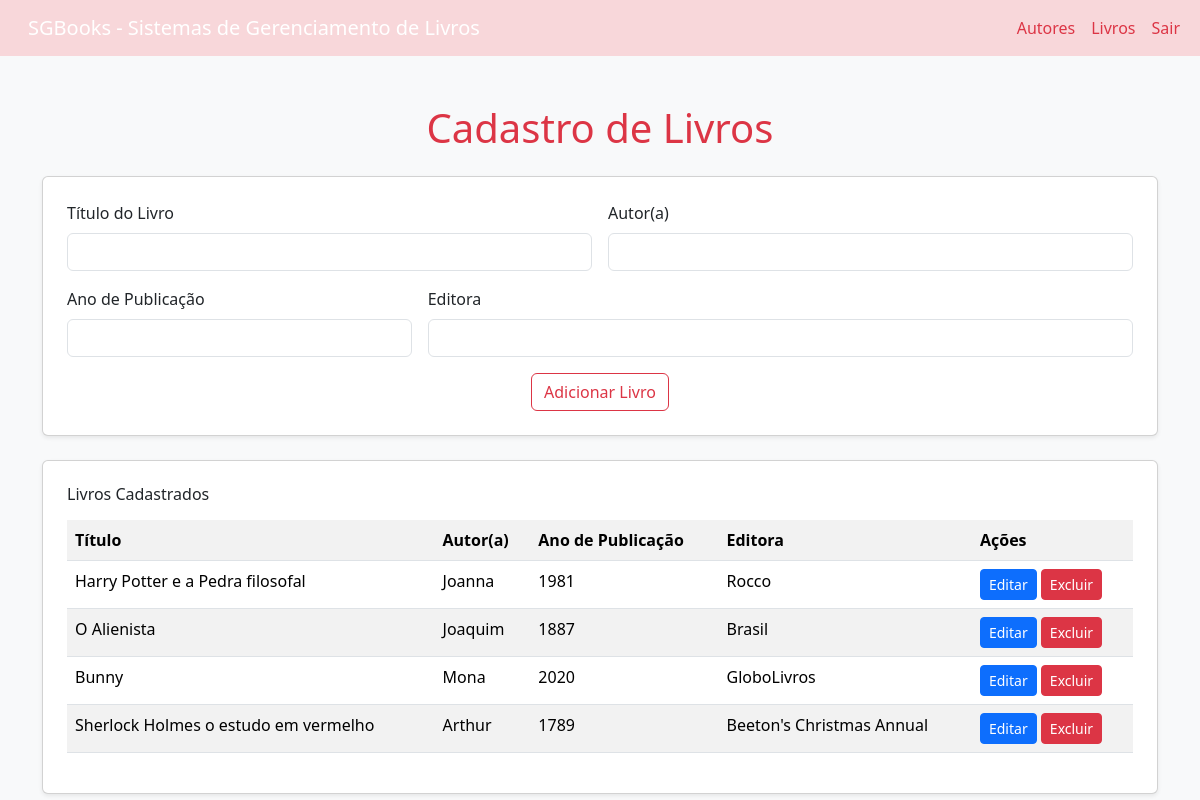
Screenshot of /livros/ (signed in) with the database file from the repository.
### sgblivros/models.py (models this page shows)
class Livro(models.Model): #models.model indica que a classe Livro é um modelo do Django é padrão
    titulo = models.CharField(max_length=200) #CharField é um campo de texto com tamanho máximo definido
    autor = models.ForeignKey(Autor, on_delete=models.CASCADE, related_name='livros') #ForeignKey cria uma relação muitos-para-um com o modelo Autor
    ano_publicacao = models.PositiveIntegerField()
    editora = models.CharField(max_length=100, blank=True, null=True) #blank e null permitem que o campo seja opcional
    '''
    def __str__(self):
        return self.titulo
        '''

class Autor (models.Model):
    nome = models.CharField (max_length=150)
    sobrenome = models.CharField (max_length=500)
    data_nascimento = models.DateField (blank=True, null=True)
    nacionalidade = models.CharField (max_length=80, blank=True, null=True)
    '''
    def __str__(self):
        return f"{self.nome} {self.sobrenome}"
        '''

### sgblivros/views.py (the view, shortened to what this page needs)
# urls.py: path('', views.cadastro_livro, name='cadastro_livro'),
@login_required
def cadastro_livro(request):
    livros = Livro.objects.all()
    autores = Autor.objects.all()
    return render(request, 'livros.html', {'livros': livros, 'autores': autores})

### sgblivros/templates/livros.html (shortened to what this page needs)
<!DOCTYPE html>
<html lang="pt-br">
  <head>
    <link href="https://cdn.jsdelivr.net/npm/bootstrap@5.3.8/dist/css/bootstrap.min.css" rel="stylesheet">
  </head>
  <body class="bg-light">
    <header>
        <nav class="navbar navbar-expand-lg navbar-dark bg-danger-subtle">
          <div class="container-fluid">
            <a class="navbar-brand mb-0 h1 mx-3 text-gray" href="#">SGBooks - Sistemas de Gerenciamento de Livros</a>
            <div class="collapse navbar-collapse" id="navbarNav">
              <ul class="navbar-nav ms-auto">
                <li class="nav-item">
                  <a class="nav-link text-danger" href="{% url 'autores' %}">Autores</a>
                </li>
                <li class="nav-item">
                  <a class="nav-link text-danger" href="{% url 'livros' %}">Livros</a>
                </li>
                <li class="nav-item">
                  <a class="nav-link text-danger" href="{% url 'logout' %}" class="danger">Sair</a>
                </li>
              </ul>
            </div>
          </div>
        </nav>
    </header>
    <div class="container mt-5">
      <h1 class="mb-4 text-center text-danger">Cadastro de Livros</h1>
      <div class="card p-4 mb-4 shadow-sm">
          <form action="" method="POST">
            <div class="row g-3">
              <div class="col-md-6">
                <label class="form-label">Título do Livro</label>
                <input type="text" name="titulo" class="form-control" value="{{ titulo_editar.titulo|default:'' }}" required>
              </div>
              <div class="col-md-6">
                <label class="form-label">Autor(a)</label>
                <input type="text" name="autor" class="form-control" value="{{ livro_editar.autor.nome|default:'' }}" required>
              </div>
              <div class="col-md-4">
                <label class="form-label">Ano de Publicação</label>
                <input type="number" name="ano_publicacao" class="form-control" value="{{ livro_editar.ano_publicacao|default:'' }}" required>
              </div>
              <div class="col-md-8">
                <label for="editora" class="form-label">Editora</label>
                <input type="text" name="editora" class="form-control" value="{{ livro_editar.editora|default:'' }}">
              </div>
            </div>
            <div class="mt-3 text-center">
              <button type="submit" class="btn btn-outline-danger">{% if livro_editar %}Salvar Livro{% else %}Adicionar Livro{% endif %}</button>
            </div>
          </form>
        </div>
        <div class="card p-4 shadow-sm">
          <h6 class="mb-3">Livros Cadastrados</h6>
          <table class="table table-striped table-hover">
            <tr>
              <th>Título</th>
              <th>Autor(a)</th>
              <th>Ano de Publicação</th>
              <th>Editora</th>
              <th>Ações</th>
            </tr>
            {% for livro in livros %}
              <tr>
                <td>{{ livro.titulo }}</td>
                <td>{{ livro.autor.nome }}</td>
                <td>{{ livro.ano_publicacao }}</td>
                <td>{{ livro.editora }}</td>
                <td>
                    <a href="{% url 'edita_livro' livro.id %}" class="btn btn-sm btn-primary">Editar</a>
                    <a href="{% url 'exclui_livro' livro.id %}" class="btn btn-sm btn-danger" onclick="return confirm('Deseja excluir esse livro?')">Excluir</a>
                </td>
              </tr>
            {% empty %}
            </table>
            <tr>
              <td colspan="5" class="text-center">Nenhum livro cadastrado.</td>
            </tr>
            {% endfor %}
        </div>
    </div>
  </body>
</html>

### rows the page displays
Livro: titulo "Harry Potter e a Pedra filosofal", autor.nome "Joanna", ano_publicacao "1981", editora "Rocco"
Livro: titulo "O Alienista", autor.nome "Joaquim", ano_publicacao "1887", editora "Brasil"
Livro: titulo "Bunny", autor.nome "Mona", ano_publicacao "2020", editora "GloboLivros"
Livro: titulo "Sherlock Holmes o estudo em vermelho", autor.nome "Arthur", ano_publicacao "1789", editora "Beeton's Christmas Annual"
